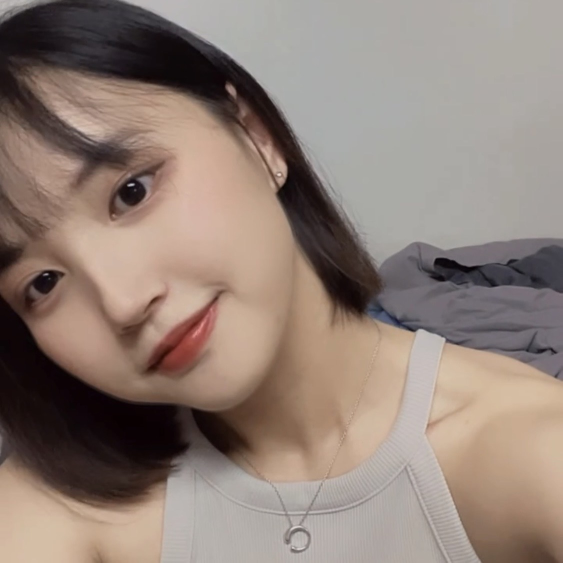
#> input picture hw1/ex1/selfie.jpg, 1125 x 1125 px (shown at 1/2 size)
$ python ex1.py
#> lines starting #> are read from the running program, lines starting #| are printed output that depends on the picture; long printed decimals are rounded
import cv2
import numpy as np

# -----scaling image-----
image = cv2.imread('selfie.jpg')
#> image is the input picture: shape (1125, 1125, 3); mean B, G, R 119.7, 128.7, 144.6

def scale_image(image, scale_factor, method):
#> called with scale_factor = 0.12, method = 1
    size_new = (int(image.shape[1] * scale_factor), int(image.shape[0] * scale_factor))
#> size_new = (135, 135)
    scaled_image = cv2.resize(image, size_new, interpolation=method)
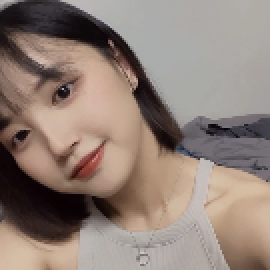
#> scaled_image: shape (135, 135, 3) (shown 2 times larger); mean B, G, R 119.6, 128.6, 144.5
    return scaled_image

# Bilinear
shrinked_image_bilinear = scale_image(image, 0.12, cv2.INTER_LINEAR)
zoomed_image_bilinear   = scale_image(shrinked_image_bilinear, 7, cv2.INTER_LINEAR)

# Bicubic
shrinked_image_bicubic = scale_image(image, 0.12, cv2.INTER_CUBIC)
zoomed_image_bicubic   = scale_image(shrinked_image_bicubic, 7, cv2.INTER_CUBIC)

# save
cv2.imwrite('bilibear.jpg', zoomed_image_bilinear)
cv2.imwrite('bicubic.jpg',  zoomed_image_bicubic)

# -----calculating quality-----

# MSE (smaller better)
def mse(new_image, ori_image):
    resize_new_image = cv2.resize(new_image, (ori_image.shape[1], ori_image.shape[0]))
    mse_value = np.mean((ori_image - resize_new_image) ** 2)
#> mse_value = 10.66
#| MSE  : 10.663
    return mse_value

# PSNR (bigger better)
def psnr(new_image, ori_image):
    resize_new_image = cv2.resize(new_image, (ori_image.shape[1], ori_image.shape[0]))
    psnr_value = cv2.PSNR(ori_image, resize_new_image)
#> psnr_value = 35.11
#| PSNR : 35.109
    return psnr_value

# SSIM (closer to 1 better)
from skimage.metrics import structural_similarity as ssim
def SSIM(new_image, ori_image):
    resize_new_image = cv2.resize(new_image, (ori_image.shape[1], ori_image.shape[0]))

    ori_image_gray = cv2.cvtColor(ori_image, cv2.COLOR_BGR2GRAY)
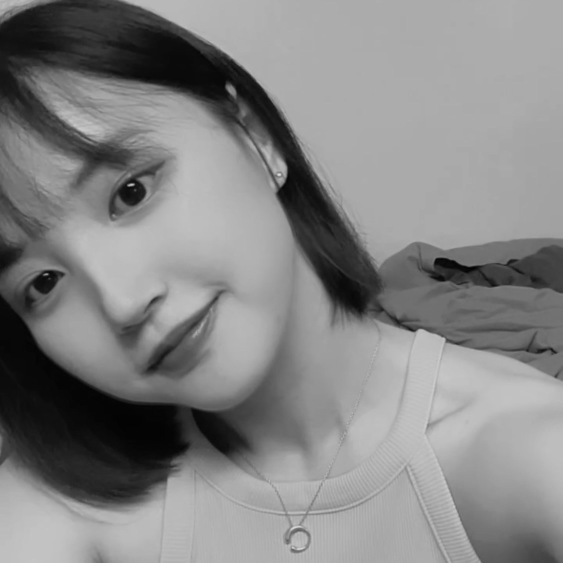
#> ori_image_gray: shape (1125, 1125) (shown at 1/2 size); min 1, max 225, mean 132.4
    resize_new_image_gray = cv2.cvtColor(resize_new_image, cv2.COLOR_BGR2GRAY)

    SSIM_value, dontcare = ssim(ori_image_gray, resize_new_image_gray, full=True)
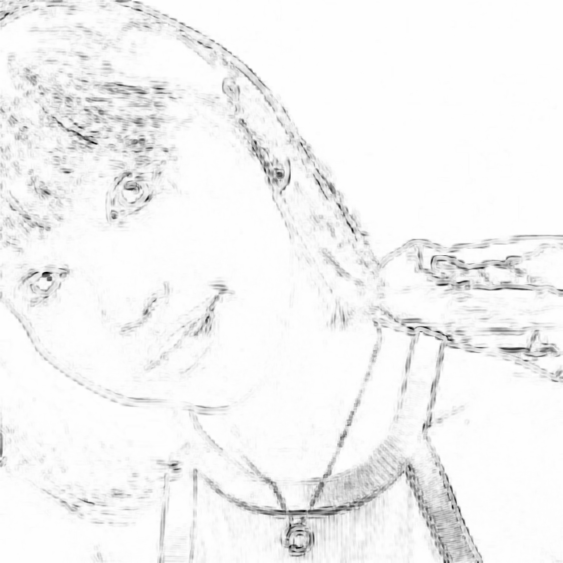
#> dontcare: shape (1125, 1125) float64 (shown at 1/2 size); min -0.414, max 1, mean 0.941; drawn with min black and max white
#> SSIM_value = 0.941
    return SSIM_value

print(f"----- Bilinear -----")
print(f"MSE  : {mse(zoomed_image_bilinear, image)}")
print(f"PSNR : {psnr(zoomed_image_bilinear, image)}")
print(f"SSIM : {SSIM(zoomed_image_bilinear, image)}")
#| SSIM : 0.941

print(f"----- Bicubic -----")
print(f"MSE  : {mse(zoomed_image_bicubic, image)}")
#| MSE  : 10.591
print(f"PSNR : {psnr(zoomed_image_bicubic, image)}")
#| PSNR : 35.190
print(f"SSIM : {SSIM(zoomed_image_bicubic, image)}")
#| SSIM : 0.9387

print(np.mean((zoomed_image_bilinear - zoomed_image_bicubic) ** 2))
#| 4.040
